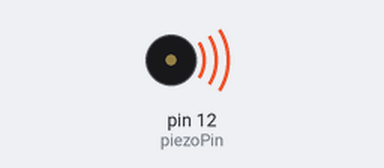
This sketch was run on a simulated Arduino Uno, built with avr-gcc and run on an emulated ATmega328P. Parts: buzzer (waves = sounding).

Above: at 0.1 s.
Timing chart, 0 to 1.6 s (numbered marks = the images above):
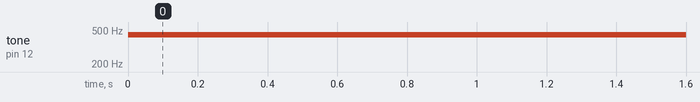

The sketch:

tone_test.ino
```cpp
//A sketch to demonstrate the tone() function

//Specify digital pin on the Arduino that the positive lead of piezo buzzer is attached.
int piezoPin = 12;

void setup() {

}//close setup

void loop() {

  /*Tone needs 2 arguments, but can take three
    1) Pin#
    2) Frequency - this is in hertz (cycles per second) which determines the pitch of the noise made
    3) Duration - how long teh tone plays
  */
  tone(piezoPin, 440, 500);

  //tone(piezoPin, 440, 500);
  //delay(1000);

}
```

Measured:
- by itself, tone on pin 12 (piezoPin): silent → 440 Hz at 0.00 s
